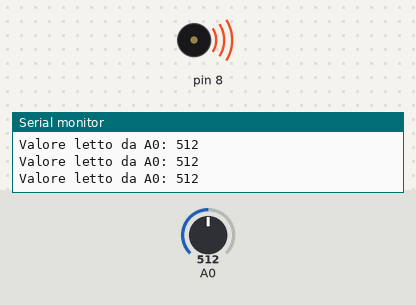
The sketch below on a simulated Arduino Uno, built with avr-gcc and run on an emulated ATmega328P. Shown: buzzer (waves = sounding), the last lines printed to the serial monitor. Inputs (shaded band) come from the test bench; at power-on: A0 = 512.

Above: at 1.2 s.
1.3 s: A0 set to 90
At 2.1 s:
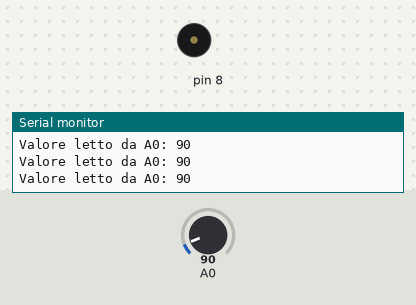
2.8 s: A0 set to 1010
At 3.3 s:
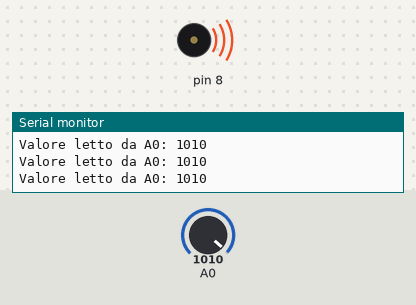
Timing chart, 0 to 5.8 s (numbered marks = the images above; inputs shaded):
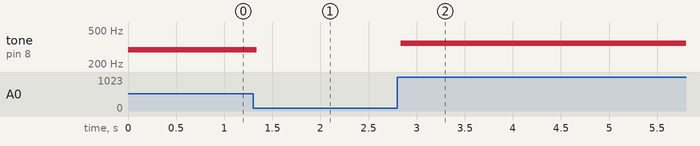

Measured:
- after the input at 1.3 s, tone on pin 8: 294 Hz → silent at once
- after the input at 2.8 s, tone on pin 8: silent → 349 Hz at once

The sketch:

keyboard_simple.ino
```cpp
void setup() {
  // put your setup code here, to run once:
  pinMode(8, OUTPUT);
  Serial.begin(9600);
}

void loop() {
  // put your main code here, to run repeatedly:
  int a0_input = analogRead(A0);

  int NONE = 0;
  int DO = 262;
  int RE = 294;
  int MI = 330;
  int FA = 349;

  Serial.print("Valore letto da A0: ");
  Serial.println(a0_input);
  //delay(500);

  if (a0_input < 100) {
    noTone(8);
  } else if (a0_input > 100 && a0_input < 500) {
    tone(8, DO);
  } else if (a0_input > 500 && a0_input < 700) {
    tone(8, RE);
  } else if (a0_input > 700 && a0_input < 1000) {
    tone(8, MI);
  } else {
    tone(8, FA);
  }
}
```
